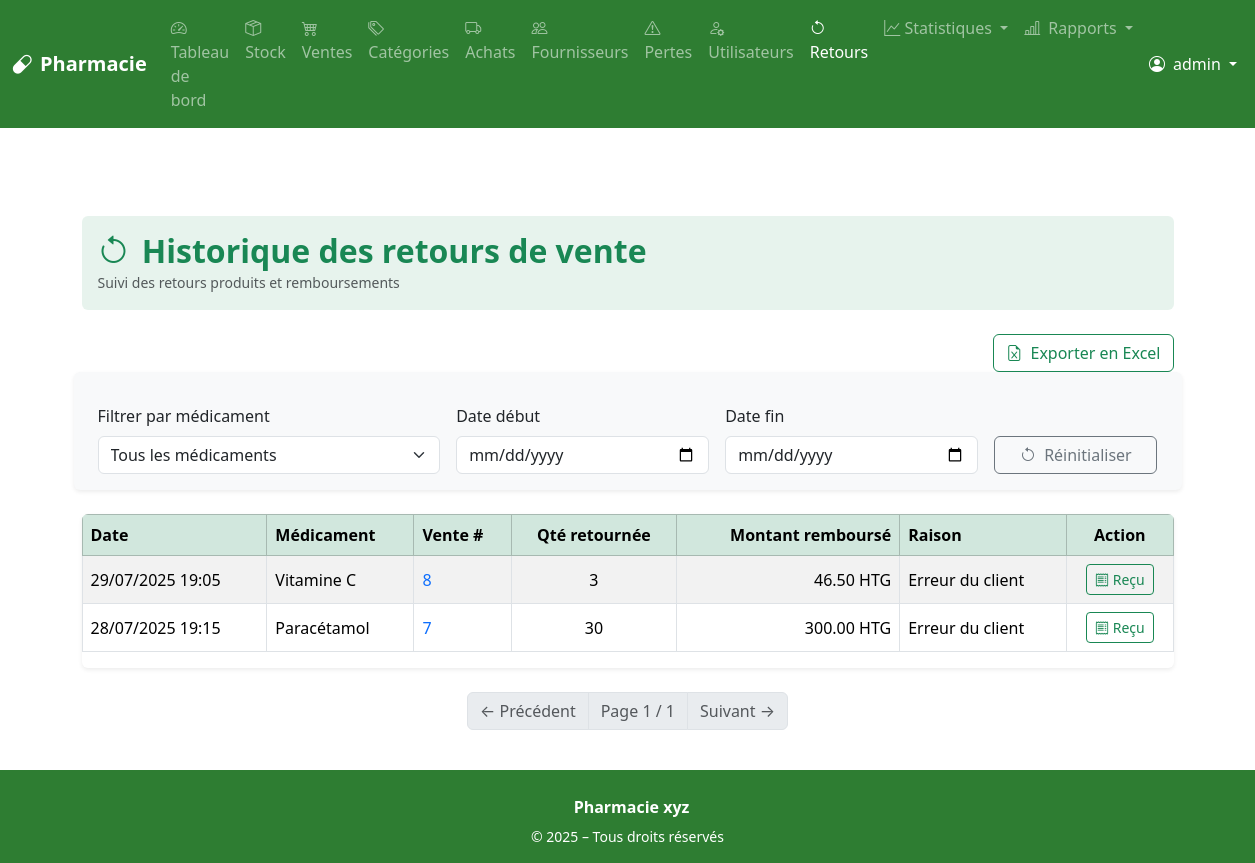
The app's page /sales/returns (signed in) with its own data.
### app/models.py (models this page shows, shortened)
class User(UserMixin, db.Model):
    id = db.Column(db.Integer, primary_key=True)
    username = db.Column(db.String(80), unique=True, nullable=False)
    password = db.Column(db.String(200), nullable=False)
    role = db.Column(db.String(20), nullable=False)  # admin, pharmacien, vendeur...
    is_active = db.Column(db.Boolean, default=True)
    last_login = db.Column(db.DateTime, nullable=True)
    sales = db.relationship('Sale', back_populates='user')

class ReturnRecord(db.Model):
    id = db.Column(db.Integer, primary_key=True)
    sale_item_id = db.Column(db.Integer, db.ForeignKey('sale_item.id'), nullable=False)
    quantity = db.Column(db.Integer, nullable=False)
    reason = db.Column(db.String(100), nullable=True)
    date = db.Column(db.DateTime, default=datetime.utcnow)
    refunded = db.Column(db.Boolean, default=True)  # Si un remboursement a été effectué
    sale_item = db.relationship('SaleItem', backref='returns')
    @property
    def amount(self):
        return self.quantity * self.sale_item.unit_price

class Drug(db.Model):
    id = db.Column(db.Integer, primary_key=True)
    name = db.Column(db.String(100), nullable=False)
    unit = db.Column(db.String(30))  # comprimé, flacon, etc.
    price = db.Column(db.Float, nullable=False)
    expiration_date = db.Column(db.Date, nullable=False)
    commentaire = db.Column(db.Text, nullable=True)
    category_id = db.Column(db.Integer, db.ForeignKey('category.id'), nullable=True)
    category = db.relationship('Category', back_populates='drugs')
    sales = db.relationship('SaleItem', back_populates='drug')
    losses = db.relationship('LossRecord', back_populates='drug')
    purchase_items = db.relationship('PurchaseItem', back_populates='drug')

class Sale(db.Model):
    id = db.Column(db.Integer, primary_key=True)
    user_id = db.Column(db.Integer, db.ForeignKey('user.id'))
    date = db.Column(db.DateTime, default=datetime.utcnow)
    user = db.relationship('User', back_populates='sales')
    items = db.relationship('SaleItem', back_populates='sale', cascade='all, delete-orphan')

class SaleItem(db.Model):
    id = db.Column(db.Integer, primary_key=True)
    sale_id = db.Column(db.Integer, db.ForeignKey('sale.id'), nullable=False)
    drug_id = db.Column(db.Integer, db.ForeignKey('drug.id'), nullable=False)
    quantity = db.Column(db.Integer, nullable=False)
    unit_price = db.Column(db.Float, nullable=False)
    sale = db.relationship('Sale', back_populates='items')
    drug = db.relationship('Drug')

### app/routes/sale.py (the view, shortened to what this page needs)
@bp.route('/returns')
@login_required
@staff_required
def list_returns():
    drug_id = request.args.get('drug_id', type=int)
    start_date_str = request.args.get('start_date')
    end_date_str = request.args.get('end_date')
    page = request.args.get('page', 1, type=int)
    per_page = 10  # Nombre de catégories par page
    query = ReturnRecord.query.join(ReturnRecord.sale_item).join(SaleItem.drug)
    if drug_id:
        query = query.filter(SaleItem.drug_id == drug_id)
    if start_date_str:
        try:
            start_date = datetime.strptime(start_date_str, '%Y-%m-%d')
            query = query.filter(ReturnRecord.date >= start_date)
        except ValueError:
            pass  # Format de date invalide ignoré
    pagination = query.order_by(ReturnRecord.date.desc()).paginate(page=page, per_page=per_page)
    returns = pagination.items
    drugs = Drug.query.order_by(Drug.name).all()
    return render_template(
        'sales/returns.html',
        returns=returns,
        pagination=pagination,
        drugs=drugs,
        selected_drug_id=drug_id,
        start_date=start_date_str,
        end_date=end_date_str
    )

### app/routes/auth.py (called while the page is built)
@login_manager.user_loader
def load_user(user_id):
    return User.query.get(int(user_id))

### app/routes/supplier.py (called while the page is built)
def staff_required(f):
    from functools import wraps
    @wraps(f)
    def decorated_function(*args, **kwargs):
        if not current_user.is_authenticated or current_user.role not in ['admin', 'pharmacien']:
            abort(403)
        return f(*args, **kwargs)
    return decorated_function

### app/templates/sales/returns.html (shortened to what this page needs)
{% extends 'base.html' %}
{% block content %}
<div class="container mt-5">
    <div class="bg-success bg-opacity-10 p-3 rounded mb-4">
        <h2 class="text-success fw-bold mb-0"><i class="bi bi-arrow-counterclockwise me-1"></i> Historique des retours de vente</h2>
        <small class="text-muted">Suivi des retours produits et remboursements</small>
    </div>
    <div class="d-flex justify-content-end mb-3">
        <a href="{{ url_for('sale.export_returns', drug_id=request.args.get('drug_id'), start_date=request.args.get('start_date'), end_date=request.args.get('end_date')) }}"
        class="btn btn-outline-success">
            <i class="bi bi-file-earmark-excel me-1"></i> Exporter en Excel
        </a>
    </div>
    <form method="get" class="row g-3 mb-4 shadow-sm p-3 rounded bg-light align-items-end">
        <div class="col-md-4">
            <label for="drug" class="form-label">Filtrer par médicament</label>
            <select name="drug_id" id="drug" class="form-select" onchange="this.form.submit()">
            <option value="">Tous les médicaments</option>
            </select>
        </div>
        <div class="col-md-3">
            <label for="start_date" class="form-label">Date début</label>
            <input type="date" name="start_date" id="start_date" class="form-control"
                value="{{ start_date }}" onchange="this.form.submit()">
        </div>
        <div class="col-md-3">
            <label for="end_date" class="form-label">Date fin</label>
            <input type="date" name="end_date" id="end_date" class="form-control"
                value="{{ end_date }}" onchange="this.form.submit()">
        </div>
        <div class="col-md-2 d-grid">
            <a href="{{ url_for('sale.list_returns') }}" class="btn btn-outline-secondary mt-1">
            <i class="bi bi-arrow-counterclockwise me-1"></i> Réinitialiser
            </a>
        </div>
    </form>
    {% if returns %}
        <div class="table-responsive shadow-sm rounded">
            <table class="table table-striped table-bordered align-middle">
                <thead class="table-success">
                    <tr>
                        <th scope="col">Date</th>
                        <th scope="col">Médicament</th>
                        <th scope="col">Vente #</th>
                        <th scope="col" class="text-center">Qté retournée</th>
                        <th scope="col" class="text-end">Montant remboursé</th>
                        <th scope="col">Raison</th>
                        <th scope="col" class="text-center">Action</th>
                    </tr>
                </thead>
                <tbody>
                    {% for r in returns %}
                    <tr>
                        <td>{{ r.date.strftime("%d/%m/%Y %H:%M") }}</td>
                        <td>{{ r.sale_item.drug.name }}</td>
                        <td>
                            <a href="{{ url_for('sale.return_receipt', return_id=r.id) }}" class="text-decoration-none" target="_blank">
                                {{ r.sale_item.sale.id }}
                            </a>
                        </td>
                        <td class="text-center">{{ r.quantity }}</td>
                        <td class="text-end">{{ "%.2f"|format(r.amount) }} HTG</td>
                        <td>{{ r.reason or "-" }}</td>
                        <td class="text-center">
                            <a href="{{ url_for('sale.return_receipt', return_id=r.id) }}" class="btn btn-sm btn-outline-success" target="_blank" title="Voir reçu">
                                <i class="bi bi-receipt"></i> Reçu
                            </a>
                        </td>
                    </tr>
                    {% endfor %}
                </tbody>
            </table>
        </div>
        <nav class="mt-4">
            <ul class="pagination justify-content-center">
            {% if pagination.has_prev %}
            <li class="page-item">
                <a class="page-link text-success" href="?page={{ pagination.prev_num }}&search={{ search_query }}">← Précédent</a>
            </li>
            {% else %}
            <li class="page-item disabled"><span class="page-link">← Précédent</span></li>
            {% endif %}
            <li class="page-item disabled">
                <span class="page-link">Page {{ pagination.page }} / {{ pagination.pages }}</span>
            </li>
            {% if pagination.has_next %}
            <li class="page-item">
                <a class="page-link text-success" href="?page={{ pagination.next_num }}&search={{ search_query }}">Suivant →</a>
            </li>
            {% else %}
            <li class="page-item disabled"><span class="page-link">Suivant →</span></li>
            {% endif %}
            </ul>
        </nav>
    {% else %}
        <div class="alert alert-info text-center shadow-sm" role="alert">
            <i class="bi bi-info-circle-fill me-2"></i> Aucun retour enregistré pour le moment.
        </div>
    {% endif %}
</div>
{% endblock %}

### app/templates/base.html (shortened to what this page needs)
<!DOCTYPE html>
<html lang="fr">
<head>
    <link href="https://cdn.jsdelivr.net/npm/bootstrap@5.3.3/dist/css/bootstrap.min.css" rel="stylesheet" />
    <link href="https://cdn.jsdelivr.net/npm/bootstrap-icons@1.11.1/font/bootstrap-icons.css" rel="stylesheet">
</head>
<body>
<nav class="navbar navbar-expand-lg navbar-dark" style="background-color: #2e7d32;">
  <div class="container-fluid">
    <a class="navbar-brand fw-bold" href="{{ url_for('dashboard.dashboard') }}">
      <i class="bi bi-capsule me-2"></i>Pharmacie
    </a>
    <div class="collapse navbar-collapse" id="navMenu">
      {% if current_user.is_authenticated %}
      <ul class="navbar-nav me-auto mb-2 mb-lg-0">
        <li class="nav-item">
          <a class="nav-link {% if request.endpoint == 'dashboard.dashboard' %}active{% endif %}" href="{{ url_for('dashboard.dashboard') }}">
            <i class="bi bi-speedometer2 me-1"></i> Tableau de bord
          </a>
        </li>
        <li class="nav-item">
          <a class="nav-link {% if request.endpoint == 'drug.list_drugs' %}active{% endif %}" href="{{ url_for('drug.list_drugs') }}">
            <i class="bi bi-box-seam me-1"></i> Stock
          </a>
        </li>
        <li class="nav-item">
          <a class="nav-link {% if request.endpoint == 'sale.list_sales' %}active{% endif %}" href="{{ url_for('sale.list_sales') }}">
            <i class="bi bi-cart4 me-1"></i> Ventes
          </a>
        </li>
        {% if current_user.role in ['admin', 'pharmacien'] %}
        <li class="nav-item">
          <a class="nav-link {% if request.endpoint == 'category.list_categories' %}active{% endif %}" href="{{ url_for('category.list_categories') }}">
            <i class="bi bi-tags me-1"></i> Catégories
          </a>
        </li>
        <li class="nav-item">
          <a class="nav-link {% if request.endpoint == 'purchase.list_purchases' %}active{% endif %}" href="{{ url_for('purchase.list_purchases') }}">
            <i class="bi bi-truck me-1"></i> Achats
          </a>
        </li>
        <li class="nav-item">
          <a class="nav-link {% if request.endpoint == 'supplier.list_suppliers' %}active{% endif %}" href="{{ url_for('supplier.list_suppliers') }}">
            <i class="bi bi-people me-1"></i> Fournisseurs
          </a>
        </li>
        <li class="nav-item">
          <a class="nav-link {% if request.endpoint == 'drug.list_losses' %}active{% endif %}" href="{{ url_for('drug.list_losses') }}">
            <i class="bi bi-exclamation-triangle me-1"></i> Pertes
          </a>
        </li>
        {% endif %}
        {% if current_user.role == 'admin' %}
        <li class="nav-item">
          <a class="nav-link {% if request.endpoint == 'admin.list_users' %}active{% endif %}" href="{{ url_for('admin.list_users') }}">
            <i class="bi bi-person-gear me-1"></i> Utilisateurs
          </a>
        </li>
        <li class="nav-item">
          <a class="nav-link {% if request.endpoint == 'sale.list_returns' %}active{% endif %}" href="{{ url_for('sale.list_returns') }}">
            <i class="bi bi-arrow-counterclockwise me-1"></i> Retours
          </a>
        </li>
        <li class="nav-item dropdown">
          <a class="nav-link dropdown-toggle" href="#" id="statsDropdown" role="button" data-bs-toggle="dropdown">
            <i class="bi bi-graph-up"></i> Statistiques
          </a>
        </li>
        <li class="nav-item dropdown">
            <a class="nav-link dropdown-toggle" href="#" id="rapportDropdown" role="button" data-bs-toggle="dropdown" aria-expanded="false">
                <i class="bi bi-bar-chart-line me-1"></i> Rapports
            </a>
        </li>
        {% endif %}
      </ul>
      <ul class="navbar-nav ms-auto align-items-center">
        <li class="nav-item dropdown">
          <a class="nav-link dropdown-toggle text-white" href="#" id="userDropdown" role="button" data-bs-toggle="dropdown" aria-expanded="false">
            <i class="bi bi-person-circle me-1"></i> {{ current_user.username }}
          </a>
        </li>
      </ul>
      {% endif %}
    </div>
  </div>
</nav>
<main class="flex-grow-1 py-4">
    <div class="container mt-4">
        {% block content %}{% endblock %}
    </div>
</main>
  {% include 'footer.html' %}
</body>
</html>

### app/templates/base.html (style rules this page uses)
html, body { height: 100%; }
body { display: flex; flex-direction: column; }
main { flex: 1; }

### records on screen
User: username "admin"
ReturnRecord: date "29/07/2025 19:05", sale_item.drug.name "Vitamine C", sale_item.sale.id "8", quantity "3", amount "46.50", reason "Erreur du client"
ReturnRecord: date "28/07/2025 19:15", sale_item.drug.name "Paracétamol", sale_item.sale.id "7", quantity "30", amount "300.00", reason "Erreur du client"

### other values on screen
{{ pagination.page }} "1"
{{ pagination.pages }} "1"
